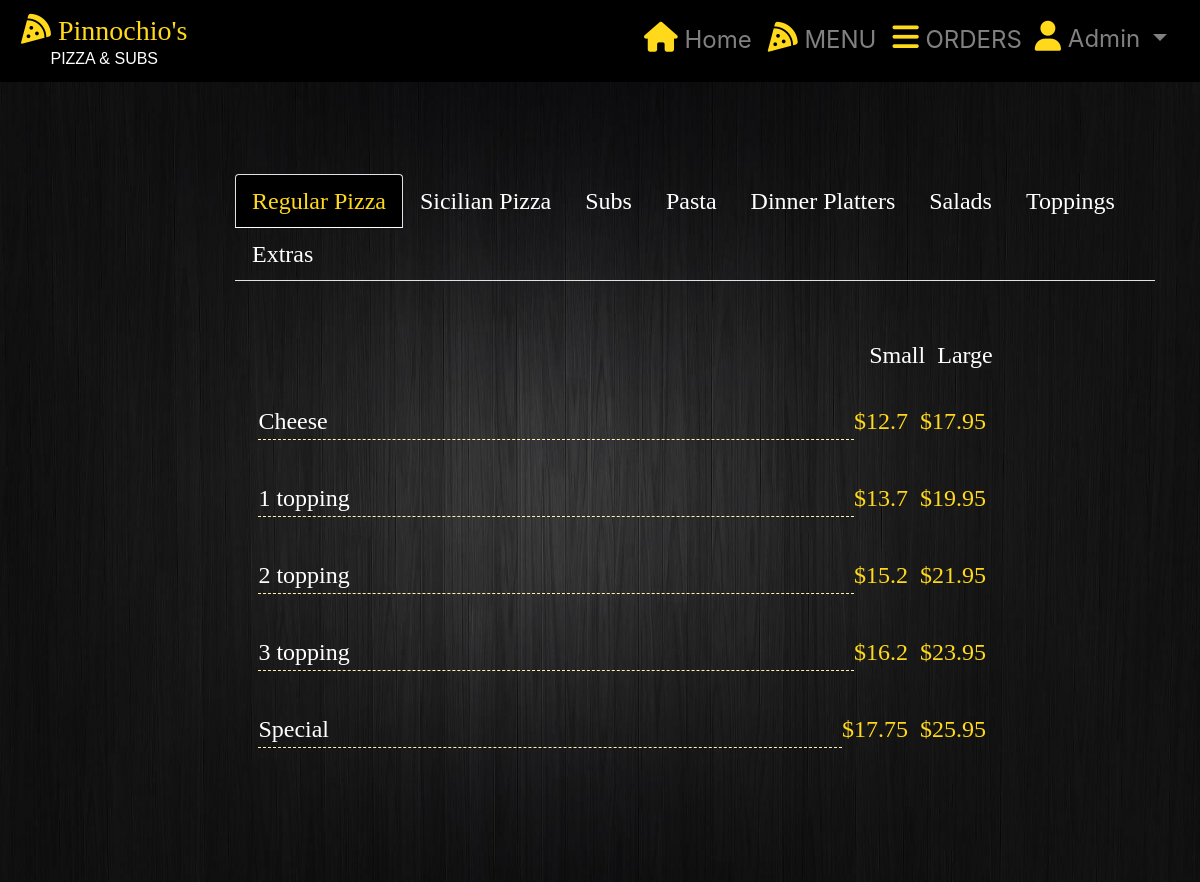
The app's page /menu (signed in) with its own data.
### pizza_app/models.py (models this page shows, shortened)
class User(AbstractUser):
    phone =     models.CharField(max_length=11, blank=True)
    address =   models.CharField(max_length=200, blank=True)

class Type(models.Model):
    name =          models.CharField(max_length=64)
    extras =        models.BooleanField(default=False)
    def __str__(self):
        return f"{self.name}"

class Meal(models.Model):
    name =              models.CharField(max_length=64)
    type =              models.ForeignKey(Type, on_delete=models.CASCADE, related_name="meals")
    small_price =       models.FloatField(default=0)
    large_price =       models.FloatField(default=0)
    toppings =          models.IntegerField(default=0)

### pizza_app/views.py (the view)
# urls.py: path("menu", views.menu, name="menu"),
def menu(request):
    context = {
        "user":request.user,
        "types": Type.objects.all(),
        "meals": Meal.objects.all(),
        "alltoppings": Topping.objects.all(),
        "extras": Extra.objects.all()
    }
    return render(request, "pizza_templates/menu.html", context)

### pizza_app/models.py (called while the page is built)
    def __str__(self):
        return f"{self.name}"

    def __str__(self):
        return f"{self.name}"

### pizza_app/templates/pizza_templates/menu.html (shortened to what this page needs)
{% extends "pizza_templates/base.html" %}
{% load static %}
{% block nav_right %}
{% if user.is_authenticated %}
{% if user.is_superuser %}
<li class="nav-item"><a class="nav-link" href="{% url 'allorders' %}"><i class="fa fa-bars" aria-hidden="true"></i> ORDERS</a></li>
{%else%}
<li class="nav-item"><a class="nav-link" href="{% url 'myorders' %}"><i class="fa fa-bars" aria-hidden="true"></i> ORDERS</a></li>
<li class="nav-item"><a class="nav-link" href="{% url 'cart' %}"><i class="fa">&#xf07a;</i> CART</a></li>
{% endif %}
<li class="nav-item">
    <div class="dropdown">
        <button class="btn btn-custome btn-user dropdown-toggle" type="button" data-toggle="dropdown">
            <i class="fa">&#xf007;</i> {{ user.username }} </button>
      </div>
</li>
{% endif %}
{% endblock %}
{% block body %}
        <div class="background_menu">
            <div class="container card-container">
                <div class="row">
                    <div class="col"></div>
                    <div class="col-lg-10">
                    <div class="menu">
                        <ul class="nav nav-tabs" role="tablist">
                            {% for type in types%}
                            {% if forloop.counter == 1 %}
                            <li class="nav-item">
                                <a class="nav-link active" data-toggle="tab" href="#tab-{{type.id}}">{{type}}</a>
                            </li>
                            {% endif %}
                            {%endfor%}
                            {% for type in types%}
                            {% if forloop.counter != 1 %}
                            <li class="nav-item">
                                 <a class="nav-link" data-toggle="tab" href="#tab-{{type.id}}">{{type}}</a>
                            </li>
                            {% endif %}
                            {%endfor%}
                            <li class="nav-item">
                              <a class="nav-link" data-toggle="tab" href="#tab-toppings">Toppings</a>
                            </li>
                            <li class="nav-item">
                              <a class="nav-link" data-toggle="tab" href="#tab-extras">Extras</a>
                            </li>
                        </ul>
                        <div class="tab-content">
                        {% for type in types%}
                            {% if forloop.counter == 1 %}
                            <div id='tab-{{type.id}}' class="tab-pane fade in active show">
                            {%endif%}
                            <div class="row row-price-title">
                                <div class="col"></div>
                                <div class="col-xsm-1 meal-price-title">Small</div>
                                <div class="col-xsm-1 meal-price-title"> &nbsp; Large</div>
                                <div class="col-sm-2"></div>
                            </div>
                                {% for meal in meals%}
                                    {% if meal.type == type%}
                                <div class="meal">
                                    <div class="row">
                                        <div class="col meal-name nopadding">{{meal.name}}</div>
                                        {% if meal.small_price != 0%}
                                        <div class="col-xsm-1 meal-price">${{meal.small_price}}</div>
                                        {% else %}
                                        <div class="col-xsm-1 meal-price">____  &nbsp; </div>
                                        {% endif%}
                                        {% if meal.large_price != 0%}
                                        <div class="col-xsm-1 meal-price"> &nbsp; ${{meal.large_price}}</div>
                                        {% else %}
                                        <div class="col-xsm-1 meal-price">____  &nbsp;</div>
                                        {% endif%}
                                        <div class="col-sm-2 order">
                                        </div>
                                    </div>
                                </div>
                                    {%endif%}
                                {%endfor%}
                            </div>
                        {%endfor%}
                    </div>
                    <div class="col"></div>
             </div>
            </div>
        </div>
{% endblock %}

### pizza_app/static/pizza_static/styles.css (style rules this page uses)
html,body { height: 100%; margin: 0; padding-right: 0px !important; }
.nopadding { padding: 0 !important; margin: 0 !important; }
.background_menu { background-image: url("bg2.jpg"); }
.background , .background_menu { min-height: 100%; width: 100%; background-position: center; background-repeat: no-repeat; background-size: cover; position: relative; }
.nav-tabs .nav-tab.active .nav-link, .nav-tabs .nav-tab:hover .nav-link, .navbar-nav .nav-item.active .nav-link, .navbar-nav .nav-item:hover .nav-link, .fa, .fas { color:#ffd91a!important; }
.nav-link { font-size:large; }
.fa, .fas { font-size:30px; color: white; }
.btn-custome, .btn-custome:focus, .btn-order:focus { background-color:#000000; border-color:#ffd91a; outline: none; box-shadow: none !important; }
.btn-custome.btn-user { border-color:black !important; color: rgba(255,255,255,.5); font-size:x-large; padding-top: 2px; padding-left: 0px; margin-left: 0; border-width: 0; }
.menu { margin-top:10%; font-family: Goody; font-style: bold; font-size: x-large; }
.tab-content { padding: 2%; padding-top: 5%; padding-bottom: 5%; }
.nav-item > .nav-link.active { background-color: black; color: #ffd91a; }
.nav-item .nav-link { color: white; font-size: x-large; }
.meal-name, .tab-pane { color:white; }
.meal, .meal .row, .row-price-title { padding: 10px; }
.meal .row .col, .row-price-title .col { font-size: large; }
.meal-name { float: left; border-bottom-color:#fff2b3; border-bottom-style: dashed; border-bottom-width: 1px; font-size: x-large !important; }
.meal-price { color: #ffd91a; text-align: right; }
.meal-price-title { color: white; text-align: right; }
.dropdown { padding: 5px; float: left; }

### records on screen
User: username "Admin"
Type: name "Regular Pizza"
Type: name "Sicilian Pizza"
Type: name "Subs"
Type: name "Pasta"
Type: name "Dinner Platters"
Type: name "Salads"
Meal: name "Cheese", small_price "12.7", large_price "17.95"
Meal: name "1 topping", small_price "13.7", large_price "19.95"
Meal: name "2 topping", small_price "15.2", large_price "21.95"
Meal: name "3 topping", small_price "16.2", large_price "23.95"
Meal: name "Special", small_price "17.75", large_price "25.95"
